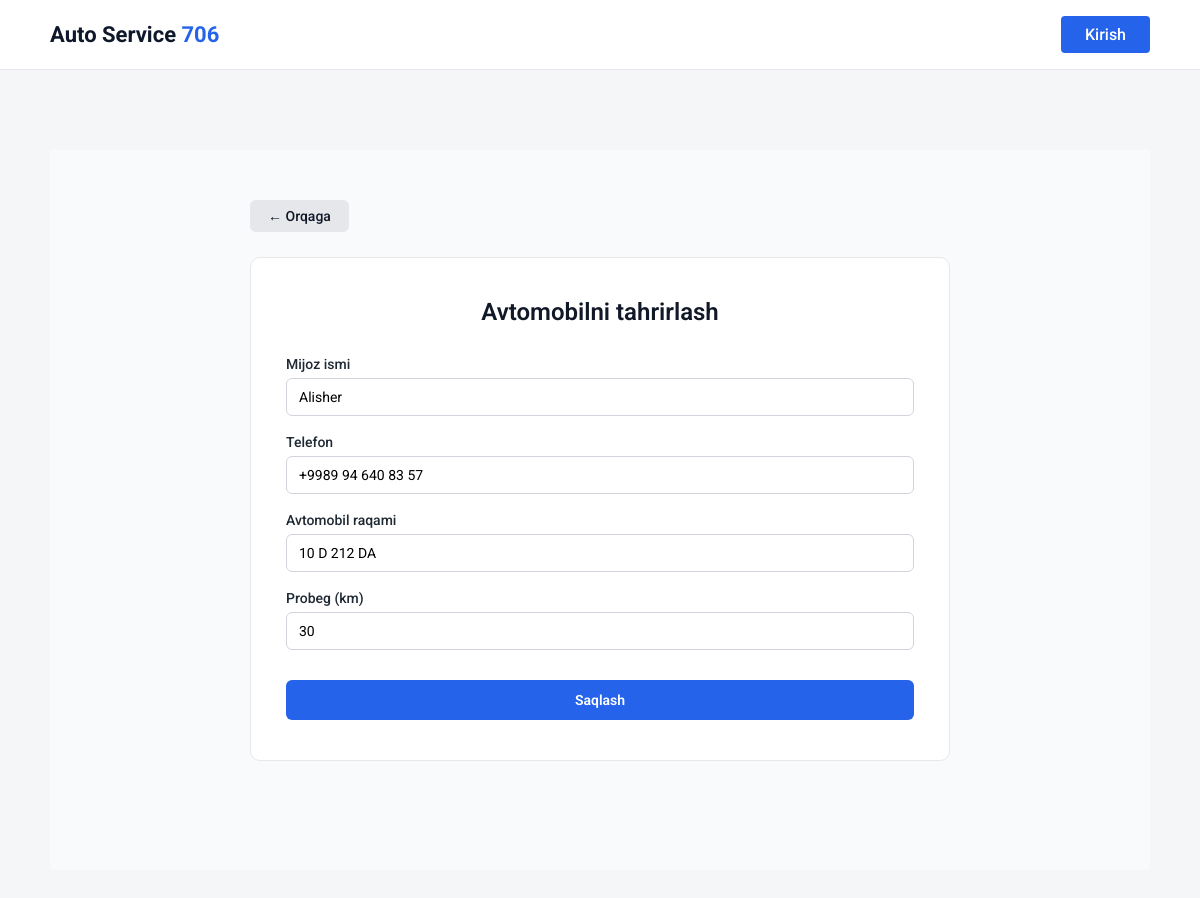
Screenshot of /avto-edit/2/ with the database file from the repository.
### services/models.py (models this page shows, shortened)
class AutoMobile(models.Model):
    customer_name = models.CharField(max_length=25)
    customer_phone_number = models.CharField(max_length=25)
    automobile_number = models.CharField(max_length=10)
    mileage = models.IntegerField()
    created_at = models.DateTimeField(auto_now_add=True)

### services/views.py (the view, shortened to what this page needs)
# urls.py: path('avto-edit/<int:pk>/', auto_edit_view, name='avto-edit'),
def auto_edit_view(request, pk):
    auto = get_object_or_404(AutoMobile, pk=pk)
    context = {
        'auto': auto
    }
    return render(request, 'role/avto_edit.html', context)

### templates/role/avto_edit.html (shortened to what this page needs)
{% extends "base.html" %}
{% load static %}
{% block content %}
<main style="
    min-height: calc(100vh - 80px);
    padding:50px 40px;
    background:#f8fafc;
">
    <div style="max-width:700px; margin:0 auto;">
        <a href="{% url 'auto-list' %}" style="
            display:inline-block;
            margin-bottom:25px;
            padding:8px 18px;
            background:#e5e7eb;
            color:#111827;
            border-radius:6px;
            text-decoration:none;
            font-size:14px;
            font-weight:500;
        ">← Orqaga</a>
        <div style="
            background:#ffffff;
            padding:40px 35px;
            border-radius:10px;
            border:1px solid #e5e7eb;
        ">
            <h1 style="
                font-size:24px;
                font-weight:600;
                margin-bottom:30px;
                color:#111827;
                text-align:center;
            ">
                Avtomobilni tahrirlash
            </h1>
            <form method="POST">
                <div style="margin-bottom:18px;">
                    <label style="display:block; font-size:14px; font-weight:500; margin-bottom:6px;">
                        Mijoz ismi
                    </label>
                    <input type="text" name="customer_name" value="{{ auto.customer_name }}" required
                           style="
                               width:100%;
                               padding:10px 12px;
                               border:1px solid #d1d5db;
                               border-radius:6px;
                               font-size:14px;
                           ">
                </div>
                <div style="margin-bottom:18px;">
                    <label style="display:block; font-size:14px; font-weight:500; margin-bottom:6px;">
                        Telefon
                    </label>
                    <input type="text" name="customer_phone_number" value="{{ auto.customer_phone_number }}" required
                           style="
                               width:100%;
                               padding:10px 12px;
                               border:1px solid #d1d5db;
                               border-radius:6px;
                               font-size:14px;
                           ">
                </div>
                <div style="margin-bottom:18px;">
                    <label style="display:block; font-size:14px; font-weight:500; margin-bottom:6px;">
                        Avtomobil raqami
                    </label>
                    <input type="text" name="automobile_number" value="{{ auto.automobile_number }}" required
                           style="
                               width:100%;
                               padding:10px 12px;
                               border:1px solid #d1d5db;
                               border-radius:6px;
                               font-size:14px;
                           ">
                </div>
                <div style="margin-bottom:30px;">
                    <label style="display:block; font-size:14px; font-weight:500; margin-bottom:6px;">
                        Probeg (km)
                    </label>
                    <input type="number" name="mileage" value="{{ auto.mileage }}" required
                           style="
                               width:100%;
                               padding:10px 12px;
                               border:1px solid #d1d5db;
                               border-radius:6px;
                               font-size:14px;
                           ">
                </div>
                <button type="submit" style="
                    width:100%;
                    padding:12px;
                    background:#2563eb;
                    color:#ffffff;
                    border:none;
                    border-radius:6px;
                    font-size:14px;
                    font-weight:600;
                    cursor:pointer;
                ">
                    Saqlash
                </button>
            </form>
        </div>
    </div>
</main>
{% endblock %}

### rows the page displays
AutoMobile: customer_name "Alisher", customer_phone_number "+9989 94 640 83 57", automobile_number "10 D 212 DA", mileage "30"
